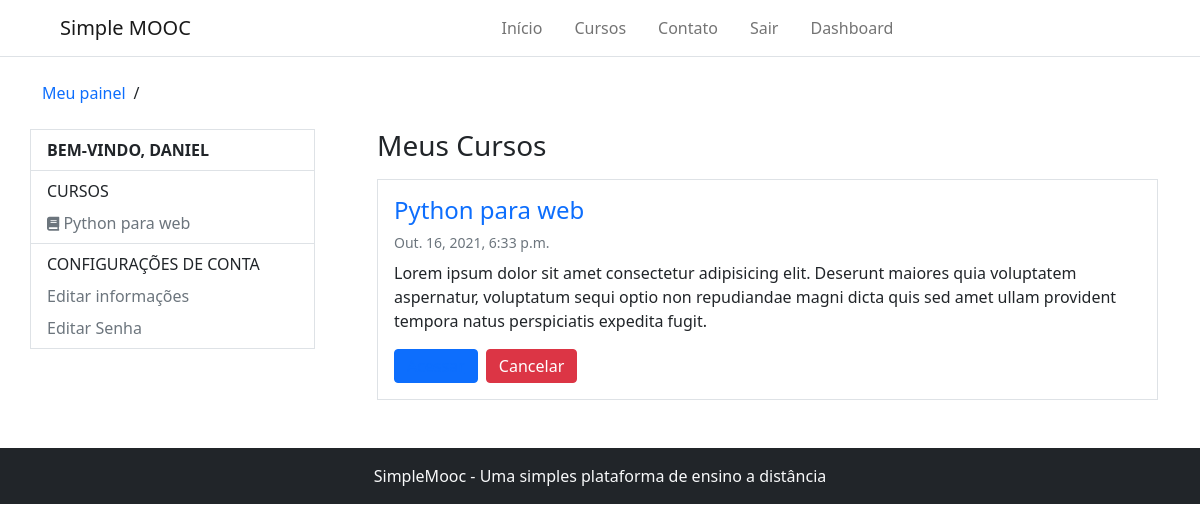
/accounts/ (signed in), run on an earlier commit of the app's database.
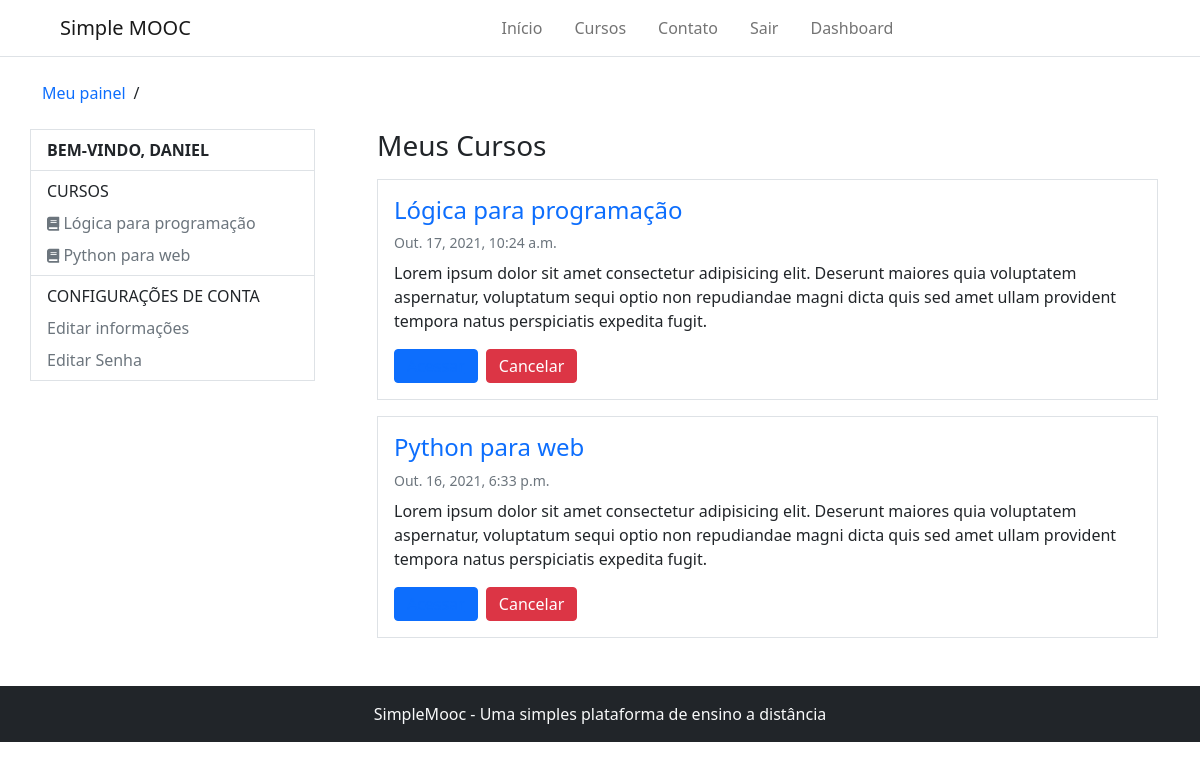
And on a later commit of the database.
### Courses/models.py (models this page shows, shortened)
class subscribe(models.Model):
    STATUS_CHOICES = (
        (0, 'Análise'),
        (1, 'Aprovado'),
        (2, 'Cancelado'),
    )
    user = models.ForeignKey(settings.AUTH_USER_MODEL, on_delete=models.CASCADE, verbose_name='Usuário')
    course = models.ForeignKey(Course, on_delete=models.CASCADE, verbose_name='Curso')
    status = models.IntegerField(choices=STATUS_CHOICES, default=1, blank=True, verbose_name='Situação')
    created_at = models.DateTimeField(auto_now_add=True, verbose_name='Criado em')
    update_at = models.DateTimeField(auto_now=True, verbose_name='Atualizado em')
    class Meta:
        verbose_name = 'Inscrição'
        verbose_name_plural = 'Inscrições'
        unique_together = (('user', 'course'),)

class Course(models.Model):
    name_course = models.CharField(max_length=50, verbose_name='Nome do curso')
    slug_course = models.SlugField(verbose_name='Atalho', blank=True)
    description_course = models.CharField(max_length=255, verbose_name='Descrição do curso')
    about_course = models.TextField(verbose_name='Sobre o curso')
    image_course = models.ImageField(upload_to='course_img/%Y/%m/%d', verbose_name='Imagem', null=True, blank=True)
    created_at = models.DateTimeField(auto_now_add= True, verbose_name='Data de criação')
    update_at = models.DateTimeField(auto_now=True, verbose_name='Data de atualização')
    objects = CourseManager()
    def __str__(self):
        return self.name_course
    def get_absolute_url(self):
        return reverse('detail-course', args=[self.slug_course])
    def course_user_url(self):
        return reverse('course-user', args=[self.slug_course])
    class Meta:
        verbose_name = 'curso'
        verbose_name_plural = 'cursos'

### Accounts/views.py (the view)
# urls.py: path('', views.dashboard,  name='dashboard'),
@login_required
def dashboard(request):
    registrations = subscribe.objects.order_by('-id').filter(user=request.user)
    return render(request, 'registration/dashboard.html', {'registrations': registrations})

### Accounts/models.py (called while the page is built)
    def __str__(self):
        return self.username

### Courses/templatetags/courses_tags.py (called while the page is built)
@register.inclusion_tag('partials/_my_courses.html')
def user_courses(user):
    registrations = subscribe.objects.order_by('-id').filter(user=user)
    return {'registrations': registrations}

### Accounts/templates/registration/dashboard.html (shortened to what this page needs)
{% extends 'base.html' %}
{% load courses_tags %}
{% load_user_courses user as registrations %}
{% block 'content' %}
    {% include 'partials/_header.html' %}
    <div class="container">
        <ul class="d-flex align-items-center my-4 p-0 gap-2" style="list-style: none;">
            {% block 'breadcrumbs' %}
                <li><a href="{% url 'dashboard' %}" class="text-decoration-none">Meu painel</a></li>
                <li>/</li>
            {% endblock %}
        </ul>
        <div class="row mb-5">
            <div class="col-3 p-0 d-block border border-1" style="margin-right: 50px; height: max-content;">
                <p class="text-uppercase fw-bold px-3 py-2 m-0 border-bottom">bem-vindo, {{ user.username }}</p>
                <div class="d-flex flex-column">
                    {% block 'dashboard-aside' %}
                        <ul class="nav flex-column border-bottom px-3 py-2">
                            <p class="mb-0 text-uppercase">Cursos</p>
                            {% user_courses user %}
                        </ul>
                        <ul class="nav flex-column px-3 py-2">
                            <p class="mb-0 text-uppercase">Configurações de conta</p>
                            <li class="nav-item">
                                <a class="nav-link px-0 link-secondary pb-0" href="{% url 'edit_account' %}">Editar informações</a>
                            </li>
                            <li class="nav-item">
                                <a class="nav-link px-0 link-secondary pb-0" href="{% url 'edit_password' %}">Editar Senha</a>
                            </li>
                        </ul>
                    {% endblock %}
                </div>
            </div>
            <div class="col">
                {% block 'dashboard-main' %}
                    <h1 class="fs-3 mb-3">Meus Cursos</h1>
                    <div class="d-flex flex-column gap-3">
                        {% for subscribe in registrations %}
                            <div class="border border-1 p-3">
                                <h2 class="fs-4"><a href="" class="text-decoration-none">{{ subscribe.course }}</a></h2>
                                <small class="text-muted d-block mb-2">{{ subscribe.course.created_at }}</small>
                                <p>Lorem ipsum dolor sit amet consectetur adipisicing elit. Deserunt maiores quia voluptatem aspernatur, voluptatum sequi optio non repudiandae magni dicta quis sed amet ullam provident tempora natus perspiciatis expedita fugit.</p>
                                <div class="d-flex gap-2">
                                    <button class="btn btn-primary py-1">
                                        <a href="{{ subscribe.course.course_user_url }}">Acessar</a>
                                    </button>
                                    <button class="btn btn-danger py-1">Cancelar</button>
                                </div>
                            </div>
                        {% endfor %}
                    </div>
                {% endblock %}
            </div>
        </div>
    </div>
    {% include 'partials/_footer.html' %}
{% endblock %}

### templates/partials/_my_courses.html
{% for subscribe in registrations %}
    <li class="nav-item">
        <a class="nav-link px-0 link-secondary pb-0" aria-current="page" href="{{ subscribe.course.get_absolute_url }}">
            <i class="fas fa-book" style="font-size: 14px"></i> {{ subscribe.course }}
        </a>
    </li>
{% empty %}
    <p>Você não está escrito em nenhum curso</p>
{% endfor %}

What changed in the data, as far as the page shows it:
added subscribe: course "Lógica para programação", course.created_at "Out. 17, 2021, 10:24 a.m."
